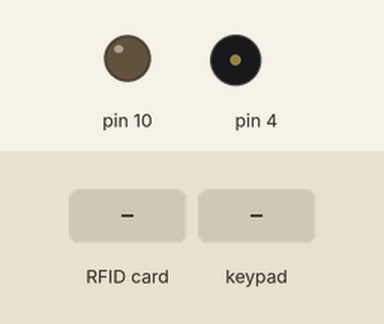
Simulated run of this sketch. Board: Arduino Mega 2560, built with avr-gcc and run on an emulated ATmega2560. On the bench: output pins drawn as LEDs (lit = HIGH), buzzer (waves = sounding). Inputs (shaded band) come from the test bench. What the sketch prints to the serial monitor is not drawn.

Above: at 1.2 s.
1.3 s: RFID card F1 4C 75 1B held to the reader
At 2.6 s:
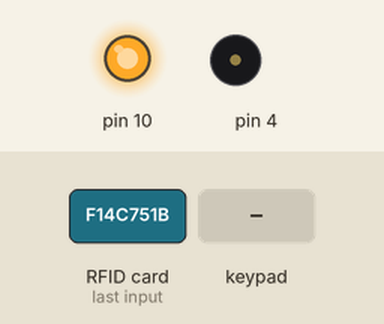
4.3 s: keypad keys 1 2 3 4 A B C D pressed 0.4 s apart
At 10.21 s:
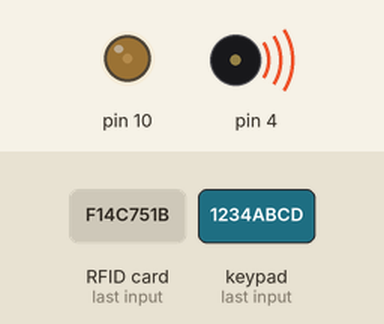
10.5 s: key '*' pressed
At 19.2 s:
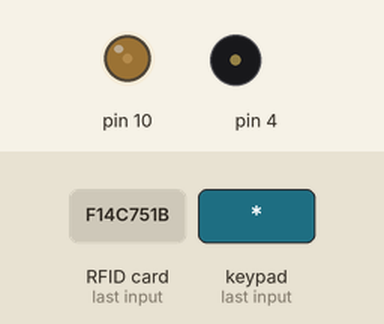
Timing chart, 0 to 19.5 s (numbered marks = the images above; inputs shaded):
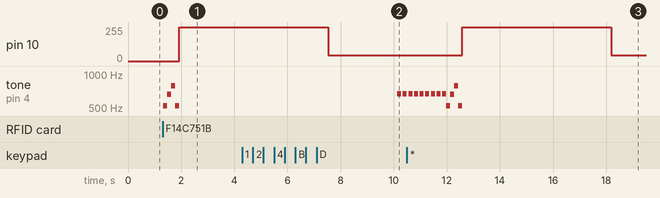

The sketch:

RFID_MATCHING_WITH_KEYNUMBER_V2.ino
```cpp
#include <Keypad.h>
#include <MFRC522v2.h>
#include <MFRC522DriverSPI.h> //SPI 통신을 사용
#include <MFRC522DriverPinSimple.h> // dump file 보기 위해서
#include <MFRC522Debug.h> //debugging
//패스워드 설정
const String RIGHT_PASSWORD {String("1234ABCD")};
String password {String("")}; //버튼을 눌렀을 때 저장하기 위한 임시 String
//KEYPAD 조합
const char KEYS[][4] = { //4X4 배열 --> 2차원 배열 사용
  {'1', '2', '3', 'A'},
  {'4', '5', '6', 'B'},
  {'7', '8', '9', 'C'},
  {'*', '0', '#', 'D'}
};

uint8_t rowPins[] = {43U, 42U, 41U, 40U};  //colpins는 내림차순으로 설정.
uint8_t colPins[] = {44U, 45U, 46U, 47U}; //header 파일에 보면 rowpins는 오름차순
class Keypad keypad {Keypad((char*)KEYS, rowPins, colPins, 4, 4)}; // 4,4 --> 4X4이다.
//서보모터
const uint8_t SERVOR_MOTOR{10U};
//부저
const uint8_t BUZZER_PIN =4U;
int tone_value[]={524,660,784,524, 660, 524};
int wrong_count =0;
bool wrong_value =false;
//마스터 키
class MFRC522DriverPinSimple sda_pin{MFRC522DriverPinSimple(53)};
class MFRC522DriverSPI driver{sda_pin};
class MFRC522 mfrc522{driver};
const String MASTER_CARD_UID{String("F14C751B")};
const String MASTER2_CARD_UID{String("70CA6621")};

void setup() {
  // put your setup code here, to run once:
  Serial.begin(115200UL); //메가속도이며 유선이기에 (TX0, RX0)을 사용하여 ->115200UL을 사용한다
  Serial1.begin(9600UL); //Bluetooth이므로 9600UL이고 --> 만약 모듈이 4.2 이상이라면 115200UL이 가능하다.
  //함수포인터에다가 함수를 넘겨줘야 함.
  keypad.addEventListener(keyEvent); //이벤트 등록 (C#)
  //마스터 키
  mfrc522.PCD_Init(); //초기화
  Serial.println(F("Checking UID"));
  //서보모터
  pinMode(SERVOR_MOTOR, OUTPUT);
  //부저
  pinMode(BUZZER_PIN, OUTPUT);
}

void loop() {
  // put your main code here, to run repeatedly:
  if(keypad.getKeys()){ //버튼이 눌렸는지 아닌지 확인하는 메소드.
    keypad.getKey(); //이벤트 등록 함수를 호출.
  }
  if(wrong_count==3 && wrong_value){
    Serial1.println(F("잠금장치가 실행됩니다."));
    wrong_value=false;
    delay(60000UL); //1분 대기
    Serial1.println(F("잠금장치가 해제되었습니다."));
  }else if(wrong_count==5 && wrong_value){
    wrong_value=false;
    Serial1.println(F("잠금장치가 실행됩니다."));
    delay(300000UL);
    Serial1.println(F("잠금장치가 해제되었습니다."));
  }
  //마스터 키
  if(!mfrc522.PICC_IsNewCardPresent()) return; //카드의 정보를 읽는 것을 PICC 라고 함.
  if(!mfrc522.PICC_ReadCardSerial()) return; //시리얼 준비가 안됬다면 리턴   //이거 두개는 반드시 해야 함.
  String tagID = ""; //임시 tagID
  //카드 UID는 총 4바이트이다. 10진수로 표현. 1바이트 씩 4번 읽어와야 함
  for(uint8_t i {0u}; i<4; ++i){
    tagID += String(mfrc522.uid.uidByte[i], HEX); //HEX 타입의 문자열로 만듦 A7 ==> 'A7'으로
  }
  tagID.toUpperCase(); //소문자이면 대문자로 모두 바꿔라.
  mfrc522.PICC_HaltA(); //그만 읽겠다.

  if(tagID==MASTER_CARD_UID || tagID==MASTER2_CARD_UID){
    Serial.println(F("카드가 일치합니다."));
    Serial1.println(F("카드가 일치합니다."));
    Serial.println(F("PIN is right"));
    Serial1.println(F("도어락이 열렸습니다."));
    for(int i=0; i<=3; ++i){
      tone(BUZZER_PIN, tone_value[i]);
      delay(150UL);
      noTone(BUZZER_PIN);
    }
    for(int i{0}; i<256; i+=10){
      analogWrite(SERVOR_MOTOR, 254);
      delay(100UL);
    }
    delay(3000UL);
    for(int i{0}; i<256; i+=10){
      analogWrite(SERVOR_MOTOR, 44);
      delay(100UL);
    }
  }else{
    Serial.println(F("Card is wrong"));
    Serial.println(F("도어락이 열리지 않았습니다."));
    wrong_count++;
    wrong_value=true;
    Serial1.print(F("비밀번호를 "));
    Serial1.print(wrong_count);
    Serial1.println(F("회 틀렸습니다."));
    for(int i=4; i<=5; ++i){
      tone(BUZZER_PIN, tone_value[i] );
      delay(150UL);
    }
    noTone(BUZZER_PIN);
  }
}

void keyEvent(char event_key){ //내가 버튼을 누를 때 마다 그 객체가 되는 char값이 넘어간다.
  switch(keypad.getState()){
    case PRESSED:
      Serial.print(F("Enter : "));
      Serial.println(event_key);
      Serial1.print(F("Enter : "));
      Serial1.println(event_key);
      delay(10UL); //버튼 입력을 받기위한 딜레이
      tone(BUZZER_PIN,670);
      delay(150UL);
      noTone(BUZZER_PIN);
      switch(event_key){
        case '*':
          check_password(); //패스워드를 체크하기 위한 함수 호출.
          break;
        case '#':
         password = ""; //입력한 패스워드 리셋.
         Serial.println(F("RESET"));
         Serial1.println(F("RESET")); //리셋 확인 메세지
         break;
        default:
          password.concat(event_key); //임시 패스워드 문자열에 문자가 연속 저장됨. --> concat
      }
  }
}

void check_password(){
  if(RIGHT_PASSWORD == password){
    Serial.println(F("PIN is right"));
    Serial1.println(F("도어락이 열렸습니다."));
    password = ""; //리셋
    wrong_count=0;
    wrong_value==false;
    for(int i=0; i<=3; ++i){
      tone(BUZZER_PIN, tone_value[i]);
      delay(150UL);
      noTone(BUZZER_PIN);
    }
    for(int i{0}; i<256; i+=10){
      analogWrite(SERVOR_MOTOR, 254);
      delay(100UL);
    }
    delay(3000UL);
    for(int i{0}; i<256; i+=10){
      analogWrite(SERVOR_MOTOR, 44);
      delay(100UL);
    }
  }else{
    Serial.println(F("PIN is wrong"));
    Serial.println(F("도어락이 열리지 않았습니다."));
    password = "";
    wrong_count++;
    wrong_value=true;
    Serial1.print(F("비밀번호를 "));
    Serial1.print(wrong_count);
    Serial1.println(F("회 틀렸습니다."));
    for(int i=4; i<=5; ++i){
      tone(BUZZER_PIN, tone_value[i] );
      delay(150UL);
    }
    noTone(BUZZER_PIN);
  }
}
```

Measured:
- after the input at 1.3 s, pin 10: 0/255 → 254/255 after 0.63 s; tone on pin 4: plays 524 Hz for 0.15 s, 660 Hz for 0.15 s, 784 Hz for 0.15 s, 524 Hz for 0.15 s, starting at once
- after the input at 4.3 s, tone on pin 4: silent → 670 Hz after 5.8 s, → silent 0.15 s later, → 670 Hz 0.06 s later
- after the input at 10.5 s, pin 10: 44/255 → 254/255 after 2.1 s, → 44/255 5.6 s later
